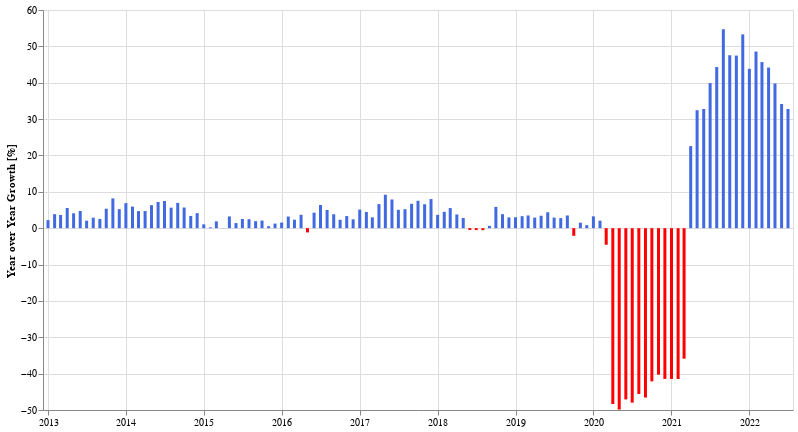
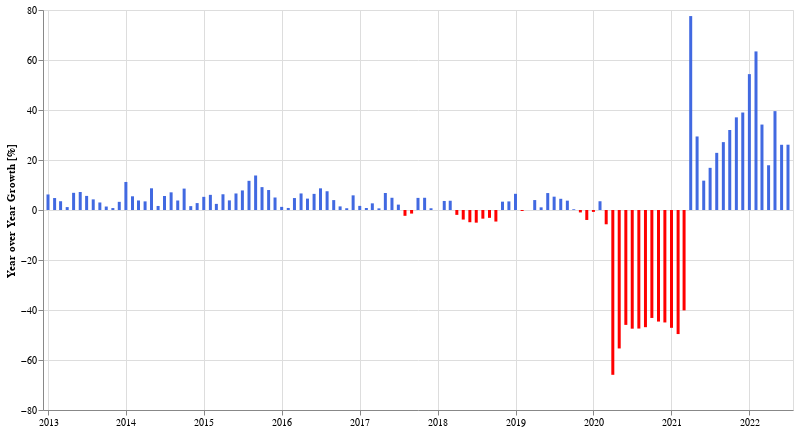
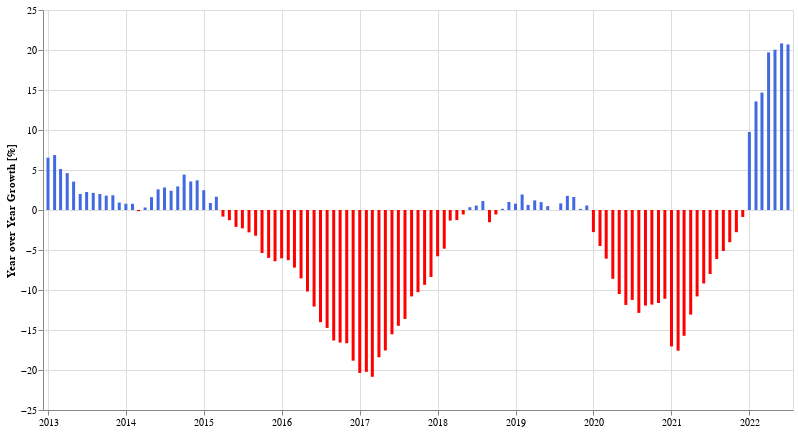
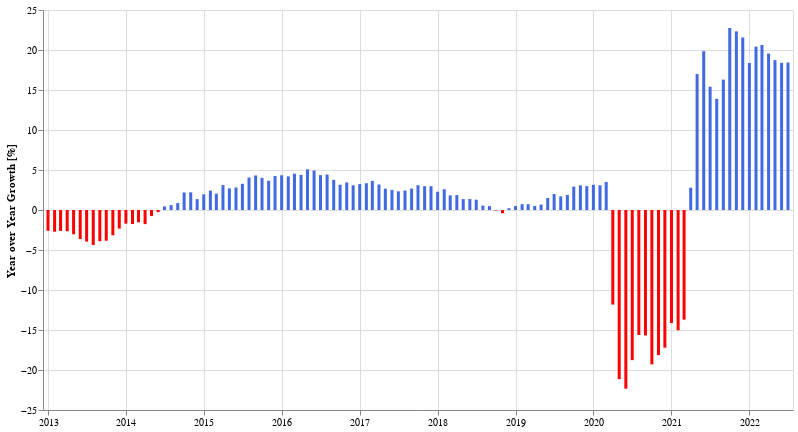

Write notebook code for charts like these, in order.
### Code cell
charts = sorted([yoyChartFor(combined, c) for c in combined.columns.tolist()], key=lambda v: v[0] if v else 0)

isFirstDecliner = True
display(HTML("<h2 id='growth'>{}</h2>".format("Growing Sectors")))
display(HTML("<p>{}</p><br>".format("(largest growers first)")))
for v in reversed(charts):
    if v is None: continue
        
    if v[0] < 0 and isFirstDecliner:
        isFirstDecliner = False
        display(HTML("<h2 id='decline'>{}</h2>".format("Declining Sectors")))
        display(HTML("<p>{}</p><br>".format("(smallest decliners first)")))

    display(HTML("<h4>{}</h4><br>".format(v[1].to_dict()['title'])))
    v[1].properties(title='').display()

### Figure 1 — Vega-Lite specification as saved in the notebook (floating-point values rounded to 4 significant figures)
{"config": {"view": {"continuousWidth": 400, "continuousHeight": 300}}, "data": {"name": "data-7a2a883e5c9586a5c92bedaf25a1e47f"}, "mark": {"type": "bar", "width": 3}, "encoding": {"color": {"condition": {"value": "red", "test": "datum['Performing-arts-and-spectator-sports'] < 0"}, "value": "royalblue"}, "tooltip": [{"field": "index", "type": "temporal"}, {"field": "Performing-arts-and-spectator-sports", "format": ",.02f", "title": "YoY % Change", "type": "quantitative"}], "x": {"axis": {"title": ""}, "field": "index", "type": "temporal"}, "y": {"axis": {"title": "Year over Year Growth [%]"}, "field": "Performing-arts-and-spectator-sports", "type": "quantitative"}}, "height": 400, "title": "", "width": 750, "$schema": "https://vega.github.io/schema/vega-lite/v4.17.0.json", "datasets": {"data-7a2a883e5c9586a5c92bedaf25a1e47f": [{"index": "2013-01-01T00:00:00", "Performing-arts-and-spectator-sports": 2.217}, {"index": "2013-02-01T00:00:00", "Performing-arts-and-spectator-sports": 3.857}, {"index": "2013-03-01T00:00:00", "Performing-arts-and-spectator-sports": 3.634}, {"index": "2013-04-01T00:00:00", "Performing-arts-and-spectator-sports": 5.56}, {"index": "2013-05-01T00:00:00", "Performing-arts-and-spectator-sports": 4.094}, {"index": "2013-06-01T00:00:00", "Performing-arts-and-spectator-sports": 4.719}, {"index": "2013-07-01T00:00:00", "Performing-arts-and-spectator-sports": 2.053}, {"index": "2013-08-01T00:00:00", "Performing-arts-and-spectator-sports": 2.879}, {"index": "2013-09-01T00:00:00", "Performing-arts-and-spectator-sports": 2.548}, {"index": "2013-10-01T00:00:00", "Performing-arts-and-spectator-sports": 5.352}, {"index": "2013-11-01T00:00:00", "Performing-arts-and-spectator-sports": 8.182}, {"index": "2013-12-01T00:00:00", "Performing-arts-and-spectator-sports": 5.227}, {"index": "2014-01-01T00:00:00", "Performing-arts-and-spectator-sports": 6.89}, {"index": "2014-02-01T00:00:00", "Performing-arts-and-spectator-sports": 5.936}, {"index": "2014-03-01T00:00:00", "Performing-arts-and-spectator-sports": 4.7}, {"index": "2014-04-01T00:00:00", "Performing-arts-and-spectator-sports": 4.715}, {"index": "2014-05-01T00:00:00", "Performing-arts-and-spectator-sports": 6.32}, {"index": "2014-06-01T00:00:00", "Performing-arts-and-spectator-sports": 7.205}, {"index": "2014-07-01T00:00:00", "Performing-arts-and-spectator-sports": 7.468}, {"index": "2014-08-01T00:00:00", "Performing-arts-and-spectator-sports": 5.642}, {"index": "2014-09-01T00:00:00", "Performing-arts-and-spectator-sports": 6.965}, {"index": "2014-10-01T00:00:00", "Performing-arts-and-spectator-sports": 5.686}, {"index": "2014-11-01T00:00:00", "Performing-arts-and-spectator-sports": 3.367}, {"index": "2014-12-01T00:00:00", "Performing-arts-and-spectator-sports": 4.143}, {"index": "2015-01-01T00:00:00", "Performing-arts-and-spectator-sports": 1.053}, {"index": "2015-02-01T00:00:00", "Performing-arts-and-spectator-sports": 0.2222}, {"index": "2015-03-01T00:00:00", "Performing-arts-and-spectator-sports": 1.876}, {"index": "2015-04-01T00:00:00", "Performing-arts-and-spectator-sports": 0.04393}, {"index": "2015-05-01T00:00:00", "Performing-arts-and-spectator-sports": 3.229}, {"index": "2015-06-01T00:00:00", "Performing-arts-and-spectator-sports": 1.408}, {"index": "2015-07-01T00:00:00", "Performing-arts-and-spectator-sports": 2.517}, {"index": "2015-08-01T00:00:00", "Performing-arts-and-spectator-sports": 2.457}, {"index": "2015-09-01T00:00:00", "Performing-arts-and-spectator-sports": 1.932}, {"index": "2015-10-01T00:00:00", "Performing-arts-and-spectator-sports": 2.095}, {"index": "2015-11-01T00:00:00", "Performing-arts-and-spectator-sports": 0.5505}, {"index": "2015-12-01T00:00:00", "Performing-arts-and-spectator-sports": 1.256}, {"index": "2016-01-01T00:00:00", "Performing-arts-and-spectator-sports": 1.55}, {"index": "2016-02-01T00:00:00", "Performing-arts-and-spectator-sports": 3.202}, {"index": "2016-03-01T00:00:00", "Performing-arts-and-spectator-sports": 2.332}, {"index": "2016-04-01T00:00:00", "Performing-arts-and-spectator-sports": 3.688}, {"index": "2016-05-01T00:00:00", "Performing-arts-and-spectator-sports": -1.16}, {"index": "2016-06-01T00:00:00", "Performing-arts-and-spectator-sports": 4.271}, {"index": "2016-07-01T00:00:00", "Performing-arts-and-spectator-sports": 6.38}, {"index": "2016-08-01T00:00:00", "Performing-arts-and-spectator-sports": 5.004}, {"index": "2016-09-01T00:00:00", "Performing-arts-and-spectator-sports": 3.833}, {"index": "2016-10-01T00:00:00", "Performing-arts-and-spectator-sports": 2.311}, {"index": "2016-11-01T00:00:00", "Performing-arts-and-spectator-sports": 3.33}, {"index": "2016-12-01T00:00:00", "Performing-arts-and-spectator-sports": 2.436}, {"index": "2017-01-01T00:00:00", "Performing-arts-and-spectator-sports": 5.105}, {"index": "2017-02-01T00:00:00", "Performing-arts-and-spectator-sports": 4.463}, {"index": "2017-03-01T00:00:00", "Performing-arts-and-spectator-sports": 2.985}, {"index": "2017-04-01T00:00:00", "Performing-arts-and-spectator-sports": 6.627}, {"index": "2017-05-01T00:00:00", "Performing-arts-and-spectator-sports": 9.199}, {"index": "2017-06-01T00:00:00", "Performing-arts-and-spectator-sports": 7.889}, {"index": "2017-07-01T00:00:00", "Performing-arts-and-spectator-sports": 5.05}, {"index": "2017-08-01T00:00:00", "Performing-arts-and-spectator-sports": 5.222}, {"index": "2017-09-01T00:00:00", "Performing-arts-and-spectator-sports": 6.706}, {"index": "2017-10-01T00:00:00", "Performing-arts-and-spectator-sports": 7.536}, {"index": "2017-11-01T00:00:00", "Performing-arts-and-spectator-sports": 6.578}, {"index": "2017-12-01T00:00:00", "Performing-arts-and-spectator-sports": 8.008}, {"index": "2018-01-01T00:00:00", "Performing-arts-and-spectator-sports": 3.667}, {"index": "2018-02-01T00:00:00", "Performing-arts-and-spectator-sports": 4.501}, {"index": "2018-03-01T00:00:00", "Performing-arts-and-spectator-sports": 5.531}, {"index": "2018-04-01T00:00:00", "Performing-arts-and-spectator-sports": 3.773}, {"index": "2018-05-01T00:00:00", "Performing-arts-and-spectator-sports": 2.802}, {"index": "2018-06-01T00:00:00", "Performing-arts-and-spectator-sports": -0.505}, {"index": "2018-07-01T00:00:00", "Performing-arts-and-spectator-sports": -0.5258}, {"index": "2018-08-01T00:00:00", "Performing-arts-and-spectator-sports": -0.5473}, {"index": "2018-09-01T00:00:00", "Performing-arts-and-spectator-sports": 0.6342}, {"index": "2018-10-01T00:00:00", "Performing-arts-and-spectator-sports": 5.85}, {"index": "2018-11-01T00:00:00", "Performing-arts-and-spectator-sports": 3.853}, {"index": "2018-12-01T00:00:00", "Performing-arts-and-spectator-sports": 2.97}, {"index": "2019-01-01T00:00:00", "Performing-arts-and-spectator-sports": 3.009}, {"index": "2019-02-01T00:00:00", "Performing-arts-and-spectator-sports": 3.301}, {"index": "2019-03-01T00:00:00", "Performing-arts-and-spectator-sports": 3.501}, {"index": "2019-04-01T00:00:00", "Performing-arts-and-spectator-sports": 2.909}, {"index": "2019-05-01T00:00:00", "Performing-arts-and-spectator-sports": 3.416}, {"index": "2019-06-01T00:00:00", "Performing-arts-and-spectator-sports": 4.38}, {"index": "2019-07-01T00:00:00", "Performing-arts-and-spectator-sports": 2.907}, {"index": "2019-08-01T00:00:00", "Performing-arts-and-spectator-sports": 2.77}, {"index": "2019-09-01T00:00:00", "Performing-arts-and-spectator-sports": 3.495}, {"index": "2019-10-01T00:00:00", "Performing-arts-and-spectator-sports": -2.096}, {"index": "2019-11-01T00:00:00", "Performing-arts-and-spectator-sports": 1.516}, {"index": "2019-12-01T00:00:00", "Performing-arts-and-spectator-sports": 0.8269}, {"index": "2020-01-01T00:00:00", "Performing-arts-and-spectator-sports": 3.255}, {"index": "2020-02-01T00:00:00", "Performing-arts-and-spectator-sports": 2.074}, {"index": "2020-03-01T00:00:00", "Performing-arts-and-spectator-sports": -4.557}, {"index": "2020-04-01T00:00:00", "Performing-arts-and-spectator-sports": -48.35}, {"index": "2020-05-01T00:00:00", "Performing-arts-and-spectator-sports": -49.87}, {"index": "2020-06-01T00:00:00", "Performing-arts-and-spectator-sports": -47.09}, {"index": "2020-07-01T00:00:00", "Performing-arts-and-spectator-sports": -47.97}, {"index": "2020-08-01T00:00:00", "Performing-arts-and-spectator-sports": -45.59}, {"index": "2020-09-01T00:00:00", "Performing-arts-and-spectator-sports": -46.58}, {"index": "2020-10-01T00:00:00", "Performing-arts-and-spectator-sports": -42.13}, {"index": "2020-11-01T00:00:00", "Performing-arts-and-spectator-sports": -40.28}, {"index": "2020-12-01T00:00:00", "Performing-arts-and-spectator-sports": -41.45}, {"index": "2021-01-01T00:00:00", "Performing-arts-and-spectator-sports": -41.46}, {"index": "2021-02-01T00:00:00", "Performing-arts-and-spectator-sports": -41.47}, {"index": "2021-03-01T00:00:00", "Performing-arts-and-spectator-sports": -35.89}, {"index": "2021-04-01T00:00:00", "Performing-arts-and-spectator-sports": 22.57}, {"index": "2021-05-01T00:00:00", "Performing-arts-and-spectator-sports": 32.45}, {"index": "2021-06-01T00:00:00", "Performing-arts-and-spectator-sports": 32.78}, {"index": "2021-07-01T00:00:00", "Performing-arts-and-spectator-sports": 39.92}, {"index": "2021-08-01T00:00:00", "Performing-arts-and-spectator-sports": 44.32}, {"index": "2021-09-01T00:00:00", "Performing-arts-and-spectator-sports": 54.72}, {"index": "2021-10-01T00:00:00", "Performing-arts-and-spectator-sports": 47.56}, {"index": "2021-11-01T00:00:00", "Performing-arts-and-spectator-sports": 47.47}, {"index": "2021-12-01T00:00:00", "Performing-arts-and-spectator-sports": 53.3}, {"index": "2022-01-01T00:00:00", "Performing-arts-and-spectator-sports": 43.82}, {"index": "2022-02-01T00:00:00", "Performing-arts-and-spectator-sports": 48.57}, {"index": "2022-03-01T00:00:00", "Performing-arts-and-spectator-sports": 45.68}, {"index": "2022-04-01T00:00:00", "Performing-arts-and-spectator-sports": 44.17}, {"index": "2022-05-01T00:00:00", "Performing-arts-and-spectator-sports": 39.8}, {"index": "2022-06-01T00:00:00", "Performing-arts-and-spectator-sports": 34.15}, {"index": "2022-07-01T00:00:00", "Performing-arts-and-spectator-sports": 32.79}]}}

### Figure 2 — Vega-Lite specification as saved in the notebook (floating-point values rounded to 4 significant figures)
{"config": {"view": {"continuousWidth": 400, "continuousHeight": 300}}, "data": {"name": "data-d0de95c66a5f26806ab7936196363b52"}, "mark": {"type": "bar", "width": 3}, "encoding": {"color": {"condition": {"value": "red", "test": "datum['Scenic-and-sightseeing-transportation'] < 0"}, "value": "royalblue"}, "tooltip": [{"field": "index", "type": "temporal"}, {"field": "Scenic-and-sightseeing-transportation", "format": ",.02f", "title": "YoY % Change", "type": "quantitative"}], "x": {"axis": {"title": ""}, "field": "index", "type": "temporal"}, "y": {"axis": {"title": "Year over Year Growth [%]"}, "field": "Scenic-and-sightseeing-transportation", "type": "quantitative"}}, "height": 400, "title": "", "width": 750, "$schema": "https://vega.github.io/schema/vega-lite/v4.17.0.json", "datasets": {"data-d0de95c66a5f26806ab7936196363b52": [{"index": "2013-01-01T00:00:00", "Scenic-and-sightseeing-transportation": 6.218}, {"index": "2013-02-01T00:00:00", "Scenic-and-sightseeing-transportation": 4.785}, {"index": "2013-03-01T00:00:00", "Scenic-and-sightseeing-transportation": 3.509}, {"index": "2013-04-01T00:00:00", "Scenic-and-sightseeing-transportation": 1.163}, {"index": "2013-05-01T00:00:00", "Scenic-and-sightseeing-transportation": 6.873}, {"index": "2013-06-01T00:00:00", "Scenic-and-sightseeing-transportation": 7.205}, {"index": "2013-07-01T00:00:00", "Scenic-and-sightseeing-transportation": 5.634}, {"index": "2013-08-01T00:00:00", "Scenic-and-sightseeing-transportation": 4.249}, {"index": "2013-09-01T00:00:00", "Scenic-and-sightseeing-transportation": 3.012}, {"index": "2013-10-01T00:00:00", "Scenic-and-sightseeing-transportation": 1.389}, {"index": "2013-11-01T00:00:00", "Scenic-and-sightseeing-transportation": 0.7782}, {"index": "2013-12-01T00:00:00", "Scenic-and-sightseeing-transportation": 3.265}, {"index": "2014-01-01T00:00:00", "Scenic-and-sightseeing-transportation": 11.22}, {"index": "2014-02-01T00:00:00", "Scenic-and-sightseeing-transportation": 5.479}, {"index": "2014-03-01T00:00:00", "Scenic-and-sightseeing-transportation": 3.814}, {"index": "2014-04-01T00:00:00", "Scenic-and-sightseeing-transportation": 3.448}, {"index": "2014-05-01T00:00:00", "Scenic-and-sightseeing-transportation": 8.682}, {"index": "2014-06-01T00:00:00", "Scenic-and-sightseeing-transportation": 1.613}, {"index": "2014-07-01T00:00:00", "Scenic-and-sightseeing-transportation": 5.6}, {"index": "2014-08-01T00:00:00", "Scenic-and-sightseeing-transportation": 7.065}, {"index": "2014-09-01T00:00:00", "Scenic-and-sightseeing-transportation": 3.801}, {"index": "2014-10-01T00:00:00", "Scenic-and-sightseeing-transportation": 8.562}, {"index": "2014-11-01T00:00:00", "Scenic-and-sightseeing-transportation": 1.544}, {"index": "2014-12-01T00:00:00", "Scenic-and-sightseeing-transportation": 2.767}, {"index": "2015-01-01T00:00:00", "Scenic-and-sightseeing-transportation": 5.263}, {"index": "2015-02-01T00:00:00", "Scenic-and-sightseeing-transportation": 6.061}, {"index": "2015-03-01T00:00:00", "Scenic-and-sightseeing-transportation": 2.449}, {"index": "2015-04-01T00:00:00", "Scenic-and-sightseeing-transportation": 6.296}, {"index": "2015-05-01T00:00:00", "Scenic-and-sightseeing-transportation": 3.846}, {"index": "2015-06-01T00:00:00", "Scenic-and-sightseeing-transportation": 6.614}, {"index": "2015-07-01T00:00:00", "Scenic-and-sightseeing-transportation": 7.828}, {"index": "2015-08-01T00:00:00", "Scenic-and-sightseeing-transportation": 11.68}, {"index": "2015-09-01T00:00:00", "Scenic-and-sightseeing-transportation": 13.8}, {"index": "2015-10-01T00:00:00", "Scenic-and-sightseeing-transportation": 9.148}, {"index": "2015-11-01T00:00:00", "Scenic-and-sightseeing-transportation": 7.985}, {"index": "2015-12-01T00:00:00", "Scenic-and-sightseeing-transportation": 5.0}, {"index": "2016-01-01T00:00:00", "Scenic-and-sightseeing-transportation": 1.25}, {"index": "2016-02-01T00:00:00", "Scenic-and-sightseeing-transportation": 0.8163}, {"index": "2016-03-01T00:00:00", "Scenic-and-sightseeing-transportation": 4.781}, {"index": "2016-04-01T00:00:00", "Scenic-and-sightseeing-transportation": 6.62}, {"index": "2016-05-01T00:00:00", "Scenic-and-sightseeing-transportation": 4.558}, {"index": "2016-06-01T00:00:00", "Scenic-and-sightseeing-transportation": 6.452}, {"index": "2016-07-01T00:00:00", "Scenic-and-sightseeing-transportation": 8.665}, {"index": "2016-08-01T00:00:00", "Scenic-and-sightseeing-transportation": 7.5}, {"index": "2016-09-01T00:00:00", "Scenic-and-sightseeing-transportation": 3.96}, {"index": "2016-10-01T00:00:00", "Scenic-and-sightseeing-transportation": 1.445}, {"index": "2016-11-01T00:00:00", "Scenic-and-sightseeing-transportation": 0.7042}, {"index": "2016-12-01T00:00:00", "Scenic-and-sightseeing-transportation": 5.861}, {"index": "2017-01-01T00:00:00", "Scenic-and-sightseeing-transportation": 1.646}, {"index": "2017-02-01T00:00:00", "Scenic-and-sightseeing-transportation": 0.8097}, {"index": "2017-03-01T00:00:00", "Scenic-and-sightseeing-transportation": 2.662}, {"index": "2017-04-01T00:00:00", "Scenic-and-sightseeing-transportation": 0.6536}, {"index": "2017-05-01T00:00:00", "Scenic-and-sightseeing-transportation": 6.812}, {"index": "2017-06-01T00:00:00", "Scenic-and-sightseeing-transportation": 4.895}, {"index": "2017-07-01T00:00:00", "Scenic-and-sightseeing-transportation": 2.155}, {"index": "2017-08-01T00:00:00", "Scenic-and-sightseeing-transportation": -2.326}, {"index": "2017-09-01T00:00:00", "Scenic-and-sightseeing-transportation": -1.429}, {"index": "2017-10-01T00:00:00", "Scenic-and-sightseeing-transportation": 4.843}, {"index": "2017-11-01T00:00:00", "Scenic-and-sightseeing-transportation": 4.895}, {"index": "2017-12-01T00:00:00", "Scenic-and-sightseeing-transportation": 0.692}, {"index": "2018-01-01T00:00:00", "Scenic-and-sightseeing-transportation": 0.0}, {"index": "2018-02-01T00:00:00", "Scenic-and-sightseeing-transportation": 3.614}, {"index": "2018-03-01T00:00:00", "Scenic-and-sightseeing-transportation": 3.704}, {"index": "2018-04-01T00:00:00", "Scenic-and-sightseeing-transportation": -1.948}, {"index": "2018-05-01T00:00:00", "Scenic-and-sightseeing-transportation": -3.827}, {"index": "2018-06-01T00:00:00", "Scenic-and-sightseeing-transportation": -4.889}, {"index": "2018-07-01T00:00:00", "Scenic-and-sightseeing-transportation": -5.063}, {"index": "2018-08-01T00:00:00", "Scenic-and-sightseeing-transportation": -3.463}, {"index": "2018-09-01T00:00:00", "Scenic-and-sightseeing-transportation": -3.14}, {"index": "2018-10-01T00:00:00", "Scenic-and-sightseeing-transportation": -4.62}, {"index": "2018-11-01T00:00:00", "Scenic-and-sightseeing-transportation": 3.333}, {"index": "2018-12-01T00:00:00", "Scenic-and-sightseeing-transportation": 3.436}, {"index": "2019-01-01T00:00:00", "Scenic-and-sightseeing-transportation": 6.478}, {"index": "2019-02-01T00:00:00", "Scenic-and-sightseeing-transportation": -0.3876}, {"index": "2019-03-01T00:00:00", "Scenic-and-sightseeing-transportation": 0.0}, {"index": "2019-04-01T00:00:00", "Scenic-and-sightseeing-transportation": 3.974}, {"index": "2019-05-01T00:00:00", "Scenic-and-sightseeing-transportation": 1.061}, {"index": "2019-06-01T00:00:00", "Scenic-and-sightseeing-transportation": 6.776}, {"index": "2019-07-01T00:00:00", "Scenic-and-sightseeing-transportation": 5.333}, {"index": "2019-08-01T00:00:00", "Scenic-and-sightseeing-transportation": 4.484}, {"index": "2019-09-01T00:00:00", "Scenic-and-sightseeing-transportation": 3.741}, {"index": "2019-10-01T00:00:00", "Scenic-and-sightseeing-transportation": 0.2849}, {"index": "2019-11-01T00:00:00", "Scenic-and-sightseeing-transportation": -0.9677}, {"index": "2019-12-01T00:00:00", "Scenic-and-sightseeing-transportation": -3.987}, {"index": "2020-01-01T00:00:00", "Scenic-and-sightseeing-transportation": -0.7605}, {"index": "2020-02-01T00:00:00", "Scenic-and-sightseeing-transportation": 3.502}, {"index": "2020-03-01T00:00:00", "Scenic-and-sightseeing-transportation": -5.714}, {"index": "2020-04-01T00:00:00", "Scenic-and-sightseeing-transportation": -65.92}, {"index": "2020-05-01T00:00:00", "Scenic-and-sightseeing-transportation": -55.38}, {"index": "2020-06-01T00:00:00", "Scenic-and-sightseeing-transportation": -45.95}, {"index": "2020-07-01T00:00:00", "Scenic-and-sightseeing-transportation": -47.47}, {"index": "2020-08-01T00:00:00", "Scenic-and-sightseeing-transportation": -47.42}, {"index": "2020-09-01T00:00:00", "Scenic-and-sightseeing-transportation": -46.88}, {"index": "2020-10-01T00:00:00", "Scenic-and-sightseeing-transportation": -43.18}, {"index": "2020-11-01T00:00:00", "Scenic-and-sightseeing-transportation": -44.63}, {"index": "2020-12-01T00:00:00", "Scenic-and-sightseeing-transportation": -44.98}, {"index": "2021-01-01T00:00:00", "Scenic-and-sightseeing-transportation": -47.13}, {"index": "2021-02-01T00:00:00", "Scenic-and-sightseeing-transportation": -49.62}, {"index": "2021-03-01T00:00:00", "Scenic-and-sightseeing-transportation": -40.15}, {"index": "2021-04-01T00:00:00", "Scenic-and-sightseeing-transportation": 77.57}, {"index": "2021-05-01T00:00:00", "Scenic-and-sightseeing-transportation": 29.41}, {"index": "2021-06-01T00:00:00", "Scenic-and-sightseeing-transportation": 11.74}, {"index": "2021-07-01T00:00:00", "Scenic-and-sightseeing-transportation": 16.87}, {"index": "2021-08-01T00:00:00", "Scenic-and-sightseeing-transportation": 22.86}, {"index": "2021-09-01T00:00:00", "Scenic-and-sightseeing-transportation": 27.15}, {"index": "2021-10-01T00:00:00", "Scenic-and-sightseeing-transportation": 32.0}, {"index": "2021-11-01T00:00:00", "Scenic-and-sightseeing-transportation": 37.06}, {"index": "2021-12-01T00:00:00", "Scenic-and-sightseeing-transportation": 38.99}, {"index": "2022-01-01T00:00:00", "Scenic-and-sightseeing-transportation": 54.35}, {"index": "2022-02-01T00:00:00", "Scenic-and-sightseeing-transportation": 63.43}, {"index": "2022-03-01T00:00:00", "Scenic-and-sightseeing-transportation": 34.18}, {"index": "2022-04-01T00:00:00", "Scenic-and-sightseeing-transportation": 17.89}, {"index": "2022-05-01T00:00:00", "Scenic-and-sightseeing-transportation": 39.55}, {"index": "2022-06-01T00:00:00", "Scenic-and-sightseeing-transportation": 26.09}, {"index": "2022-07-01T00:00:00", "Scenic-and-sightseeing-transportation": 26.12}]}}

### Figure 3 — Vega-Lite specification as saved in the notebook (floating-point values rounded to 4 significant figures)
{"config": {"view": {"continuousWidth": 400, "continuousHeight": 300}}, "data": {"name": "data-aed195597801cc6ae5f115efa6d63234"}, "mark": {"type": "bar", "width": 3}, "encoding": {"color": {"condition": {"value": "red", "test": "datum['Oil-and-gas-extraction'] < 0"}, "value": "royalblue"}, "tooltip": [{"field": "index", "type": "temporal"}, {"field": "Oil-and-gas-extraction", "format": ",.02f", "title": "YoY % Change", "type": "quantitative"}], "x": {"axis": {"title": ""}, "field": "index", "type": "temporal"}, "y": {"axis": {"title": "Year over Year Growth [%]"}, "field": "Oil-and-gas-extraction", "type": "quantitative"}}, "height": 400, "title": "", "width": 750, "$schema": "https://vega.github.io/schema/vega-lite/v4.17.0.json", "datasets": {"data-aed195597801cc6ae5f115efa6d63234": [{"index": "2013-01-01T00:00:00", "Oil-and-gas-extraction": 6.537}, {"index": "2013-02-01T00:00:00", "Oil-and-gas-extraction": 6.866}, {"index": "2013-03-01T00:00:00", "Oil-and-gas-extraction": 5.12}, {"index": "2013-04-01T00:00:00", "Oil-and-gas-extraction": 4.61}, {"index": "2013-05-01T00:00:00", "Oil-and-gas-extraction": 3.545}, {"index": "2013-06-01T00:00:00", "Oil-and-gas-extraction": 1.999}, {"index": "2013-07-01T00:00:00", "Oil-and-gas-extraction": 2.252}, {"index": "2013-08-01T00:00:00", "Oil-and-gas-extraction": 2.141}, {"index": "2013-09-01T00:00:00", "Oil-and-gas-extraction": 2.006}, {"index": "2013-10-01T00:00:00", "Oil-and-gas-extraction": 1.799}, {"index": "2013-11-01T00:00:00", "Oil-and-gas-extraction": 1.841}, {"index": "2013-12-01T00:00:00", "Oil-and-gas-extraction": 0.9356}, {"index": "2014-01-01T00:00:00", "Oil-and-gas-extraction": 0.78}, {"index": "2014-02-01T00:00:00", "Oil-and-gas-extraction": 0.7772}, {"index": "2014-03-01T00:00:00", "Oil-and-gas-extraction": -0.1554}, {"index": "2014-04-01T00:00:00", "Oil-and-gas-extraction": 0.311}, {"index": "2014-05-01T00:00:00", "Oil-and-gas-extraction": 1.608}, {"index": "2014-06-01T00:00:00", "Oil-and-gas-extraction": 2.579}, {"index": "2014-07-01T00:00:00", "Oil-and-gas-extraction": 2.818}, {"index": "2014-08-01T00:00:00", "Oil-and-gas-extraction": 2.403}, {"index": "2014-09-01T00:00:00", "Oil-and-gas-extraction": 2.95}, {"index": "2014-10-01T00:00:00", "Oil-and-gas-extraction": 4.418}, {"index": "2014-11-01T00:00:00", "Oil-and-gas-extraction": 3.564}, {"index": "2014-12-01T00:00:00", "Oil-and-gas-extraction": 3.708}, {"index": "2015-01-01T00:00:00", "Oil-and-gas-extraction": 2.477}, {"index": "2015-02-01T00:00:00", "Oil-and-gas-extraction": 0.874}, {"index": "2015-03-01T00:00:00", "Oil-and-gas-extraction": 1.661}, {"index": "2015-04-01T00:00:00", "Oil-and-gas-extraction": -0.8269}, {"index": "2015-05-01T00:00:00", "Oil-and-gas-extraction": -1.276}, {"index": "2015-06-01T00:00:00", "Oil-and-gas-extraction": -2.112}, {"index": "2015-07-01T00:00:00", "Oil-and-gas-extraction": -2.292}, {"index": "2015-08-01T00:00:00", "Oil-and-gas-extraction": -2.796}, {"index": "2015-09-01T00:00:00", "Oil-and-gas-extraction": -3.218}, {"index": "2015-10-01T00:00:00", "Oil-and-gas-extraction": -5.376}, {"index": "2015-11-01T00:00:00", "Oil-and-gas-extraction": -5.985}, {"index": "2015-12-01T00:00:00", "Oil-and-gas-extraction": -6.405}, {"index": "2016-01-01T00:00:00", "Oil-and-gas-extraction": -6.042}, {"index": "2016-02-01T00:00:00", "Oil-and-gas-extraction": -6.269}, {"index": "2016-03-01T00:00:00", "Oil-and-gas-extraction": -7.198}, {"index": "2016-04-01T00:00:00", "Oil-and-gas-extraction": -8.546}, {"index": "2016-05-01T00:00:00", "Oil-and-gas-extraction": -10.19}, {"index": "2016-06-01T00:00:00", "Oil-and-gas-extraction": -12.07}, {"index": "2016-07-01T00:00:00", "Oil-and-gas-extraction": -14.02}, {"index": "2016-08-01T00:00:00", "Oil-and-gas-extraction": -14.74}, {"index": "2016-09-01T00:00:00", "Oil-and-gas-extraction": -16.31}, {"index": "2016-10-01T00:00:00", "Oil-and-gas-extraction": -16.57}, {"index": "2016-11-01T00:00:00", "Oil-and-gas-extraction": -16.66}, {"index": "2016-12-01T00:00:00", "Oil-and-gas-extraction": -18.83}, {"index": "2017-01-01T00:00:00", "Oil-and-gas-extraction": -20.36}, {"index": "2017-02-01T00:00:00", "Oil-and-gas-extraction": -20.23}, {"index": "2017-03-01T00:00:00", "Oil-and-gas-extraction": -20.85}, {"index": "2017-04-01T00:00:00", "Oil-and-gas-extraction": -18.4}, {"index": "2017-05-01T00:00:00", "Oil-and-gas-extraction": -17.56}, {"index": "2017-06-01T00:00:00", "Oil-and-gas-extraction": -15.54}, {"index": "2017-07-01T00:00:00", "Oil-and-gas-extraction": -14.47}, {"index": "2017-08-01T00:00:00", "Oil-and-gas-extraction": -13.61}, {"index": "2017-09-01T00:00:00", "Oil-and-gas-extraction": -10.8}, {"index": "2017-10-01T00:00:00", "Oil-and-gas-extraction": -10.28}, {"index": "2017-11-01T00:00:00", "Oil-and-gas-extraction": -9.357}, {"index": "2017-12-01T00:00:00", "Oil-and-gas-extraction": -8.366}, {"index": "2018-01-01T00:00:00", "Oil-and-gas-extraction": -5.787}, {"index": "2018-02-01T00:00:00", "Oil-and-gas-extraction": -4.84}, {"index": "2018-03-01T00:00:00", "Oil-and-gas-extraction": -1.32}, {"index": "2018-04-01T00:00:00", "Oil-and-gas-extraction": -1.257}, {"index": "2018-05-01T00:00:00", "Oil-and-gas-extraction": -0.5587}, {"index": "2018-06-01T00:00:00", "Oil-and-gas-extraction": 0.3458}, {"index": "2018-07-01T00:00:00", "Oil-and-gas-extraction": 0.5548}, {"index": "2018-08-01T00:00:00", "Oil-and-gas-extraction": 1.116}, {"index": "2018-09-01T00:00:00", "Oil-and-gas-extraction": -1.531}, {"index": "2018-10-01T00:00:00", "Oil-and-gas-extraction": -0.5622}, {"index": "2018-11-01T00:00:00", "Oil-and-gas-extraction": 0.1404}, {"index": "2018-12-01T00:00:00", "Oil-and-gas-extraction": 0.9986}, {"index": "2019-01-01T00:00:00", "Oil-and-gas-extraction": 0.7857}, {"index": "2019-02-01T00:00:00", "Oil-and-gas-extraction": 1.934}, {"index": "2019-03-01T00:00:00", "Oil-and-gas-extraction": 0.6338}, {"index": "2019-04-01T00:00:00", "Oil-and-gas-extraction": 1.202}, {"index": "2019-05-01T00:00:00", "Oil-and-gas-extraction": 0.9831}, {"index": "2019-06-01T00:00:00", "Oil-and-gas-extraction": 0.4824}, {"index": "2019-07-01T00:00:00", "Oil-and-gas-extraction": 0.0}, {"index": "2019-08-01T00:00:00", "Oil-and-gas-extraction": 0.8276}, {"index": "2019-09-01T00:00:00", "Oil-and-gas-extraction": 1.767}, {"index": "2019-10-01T00:00:00", "Oil-and-gas-extraction": 1.625}, {"index": "2019-11-01T00:00:00", "Oil-and-gas-extraction": 0.1403}, {"index": "2019-12-01T00:00:00", "Oil-and-gas-extraction": 0.565}, {"index": "2020-01-01T00:00:00", "Oil-and-gas-extraction": -2.764}, {"index": "2020-02-01T00:00:00", "Oil-and-gas-extraction": -4.498}, {"index": "2020-03-01T00:00:00", "Oil-and-gas-extraction": -6.088}, {"index": "2020-04-01T00:00:00", "Oil-and-gas-extraction": -8.595}, {"index": "2020-05-01T00:00:00", "Oil-and-gas-extraction": -10.5}, {"index": "2020-06-01T00:00:00", "Oil-and-gas-extraction": -11.87}, {"index": "2020-07-01T00:00:00", "Oil-and-gas-extraction": -11.24}, {"index": "2020-08-01T00:00:00", "Oil-and-gas-extraction": -12.86}, {"index": "2020-09-01T00:00:00", "Oil-and-gas-extraction": -11.94}, {"index": "2020-10-01T00:00:00", "Oil-and-gas-extraction": -11.82}, {"index": "2020-11-01T00:00:00", "Oil-and-gas-extraction": -11.62}, {"index": "2020-12-01T00:00:00", "Oil-and-gas-extraction": -11.1}, {"index": "2021-01-01T00:00:00", "Oil-and-gas-extraction": -17.06}, {"index": "2021-02-01T00:00:00", "Oil-and-gas-extraction": -17.59}, {"index": "2021-03-01T00:00:00", "Oil-and-gas-extraction": -15.72}, {"index": "2021-04-01T00:00:00", "Oil-and-gas-extraction": -13.07}, {"index": "2021-05-01T00:00:00", "Oil-and-gas-extraction": -10.8}, {"index": "2021-06-01T00:00:00", "Oil-and-gas-extraction": -9.183}, {"index": "2021-07-01T00:00:00", "Oil-and-gas-extraction": -8.003}, {"index": "2021-08-01T00:00:00", "Oil-and-gas-extraction": -6.122}, {"index": "2021-09-01T00:00:00", "Oil-and-gas-extraction": -5.126}, {"index": "2021-10-01T00:00:00", "Oil-and-gas-extraction": -4.022}, {"index": "2021-11-01T00:00:00", "Oil-and-gas-extraction": -2.773}, {"index": "2021-12-01T00:00:00", "Oil-and-gas-extraction": -0.8689}, {"index": "2022-01-01T00:00:00", "Oil-and-gas-extraction": 9.754}, {"index": "2022-02-01T00:00:00", "Oil-and-gas-extraction": 13.57}, {"index": "2022-03-01T00:00:00", "Oil-and-gas-extraction": 14.68}, {"index": "2022-04-01T00:00:00", "Oil-and-gas-extraction": 19.7}, {"index": "2022-05-01T00:00:00", "Oil-and-gas-extraction": 20.03}, {"index": "2022-06-01T00:00:00", "Oil-and-gas-extraction": 20.82}, {"index": "2022-07-01T00:00:00", "Oil-and-gas-extraction": 20.69}]}}

### Figure 4 — Vega-Lite specification as saved in the notebook (floating-point values rounded to 4 significant figures)
{"config": {"view": {"continuousWidth": 400, "continuousHeight": 300}}, "data": {"name": "data-e5e81b0805473f7603f57787892126d9"}, "mark": {"type": "bar", "width": 3}, "encoding": {"color": {"condition": {"value": "red", "test": "datum['Air-transportation'] < 0"}, "value": "royalblue"}, "tooltip": [{"field": "index", "type": "temporal"}, {"field": "Air-transportation", "format": ",.02f", "title": "YoY % Change", "type": "quantitative"}], "x": {"axis": {"title": ""}, "field": "index", "type": "temporal"}, "y": {"axis": {"title": "Year over Year Growth [%]"}, "field": "Air-transportation", "type": "quantitative"}}, "height": 400, "title": "", "width": 750, "$schema": "https://vega.github.io/schema/vega-lite/v4.17.0.json", "datasets": {"data-e5e81b0805473f7603f57787892126d9": [{"index": "2013-01-01T00:00:00", "Air-transportation": -2.599}, {"index": "2013-02-01T00:00:00", "Air-transportation": -2.712}, {"index": "2013-03-01T00:00:00", "Air-transportation": -2.614}, {"index": "2013-04-01T00:00:00", "Air-transportation": -2.653}, {"index": "2013-05-01T00:00:00", "Air-transportation": -3.034}, {"index": "2013-06-01T00:00:00", "Air-transportation": -3.631}, {"index": "2013-07-01T00:00:00", "Air-transportation": -3.954}, {"index": "2013-08-01T00:00:00", "Air-transportation": -4.373}, {"index": "2013-09-01T00:00:00", "Air-transportation": -3.9}, {"index": "2013-10-01T00:00:00", "Air-transportation": -3.839}, {"index": "2013-11-01T00:00:00", "Air-transportation": -3.157}, {"index": "2013-12-01T00:00:00", "Air-transportation": -2.325}, {"index": "2014-01-01T00:00:00", "Air-transportation": -1.704}, {"index": "2014-02-01T00:00:00", "Air-transportation": -1.754}, {"index": "2014-03-01T00:00:00", "Air-transportation": -1.543}, {"index": "2014-04-01T00:00:00", "Air-transportation": -1.765}, {"index": "2014-05-01T00:00:00", "Air-transportation": -0.7598}, {"index": "2014-06-01T00:00:00", "Air-transportation": -0.2675}, {"index": "2014-07-01T00:00:00", "Air-transportation": 0.4475}, {"index": "2014-08-01T00:00:00", "Air-transportation": 0.6082}, {"index": "2014-09-01T00:00:00", "Air-transportation": 0.8615}, {"index": "2014-10-01T00:00:00", "Air-transportation": 2.19}, {"index": "2014-11-01T00:00:00", "Air-transportation": 2.211}, {"index": "2014-12-01T00:00:00", "Air-transportation": 1.36}, {"index": "2015-01-01T00:00:00", "Air-transportation": 1.962}, {"index": "2015-02-01T00:00:00", "Air-transportation": 2.426}, {"index": "2015-03-01T00:00:00", "Air-transportation": 2.045}, {"index": "2015-04-01T00:00:00", "Air-transportation": 3.116}, {"index": "2015-05-01T00:00:00", "Air-transportation": 2.702}, {"index": "2015-06-01T00:00:00", "Air-transportation": 2.816}, {"index": "2015-07-01T00:00:00", "Air-transportation": 3.275}, {"index": "2015-08-01T00:00:00", "Air-transportation": 4.053}, {"index": "2015-09-01T00:00:00", "Air-transportation": 4.316}, {"index": "2015-10-01T00:00:00", "Air-transportation": 4.018}, {"index": "2015-11-01T00:00:00", "Air-transportation": 3.657}, {"index": "2015-12-01T00:00:00", "Air-transportation": 4.249}, {"index": "2016-01-01T00:00:00", "Air-transportation": 4.34}, {"index": "2016-02-01T00:00:00", "Air-transportation": 4.2}, {"index": "2016-03-01T00:00:00", "Air-transportation": 4.541}, {"index": "2016-04-01T00:00:00", "Air-transportation": 4.389}, {"index": "2016-05-01T00:00:00", "Air-transportation": 5.087}, {"index": "2016-06-01T00:00:00", "Air-transportation": 4.935}, {"index": "2016-07-01T00:00:00", "Air-transportation": 4.357}, {"index": "2016-08-01T00:00:00", "Air-transportation": 4.433}, {"index": "2016-09-01T00:00:00", "Air-transportation": 3.771}, {"index": "2016-10-01T00:00:00", "Air-transportation": 3.155}, {"index": "2016-11-01T00:00:00", "Air-transportation": 3.442}, {"index": "2016-12-01T00:00:00", "Air-transportation": 3.089}, {"index": "2017-01-01T00:00:00", "Air-transportation": 3.238}, {"index": "2017-02-01T00:00:00", "Air-transportation": 3.345}, {"index": "2017-03-01T00:00:00", "Air-transportation": 3.641}, {"index": "2017-04-01T00:00:00", "Air-transportation": 3.19}, {"index": "2017-05-01T00:00:00", "Air-transportation": 2.671}, {"index": "2017-06-01T00:00:00", "Air-transportation": 2.507}, {"index": "2017-07-01T00:00:00", "Air-transportation": 2.336}, {"index": "2017-08-01T00:00:00", "Air-transportation": 2.431}, {"index": "2017-09-01T00:00:00", "Air-transportation": 2.679}, {"index": "2017-10-01T00:00:00", "Air-transportation": 3.1}, {"index": "2017-11-01T00:00:00", "Air-transportation": 2.974}, {"index": "2017-12-01T00:00:00", "Air-transportation": 2.975}, {"index": "2018-01-01T00:00:00", "Air-transportation": 2.285}, {"index": "2018-02-01T00:00:00", "Air-transportation": 2.593}, {"index": "2018-03-01T00:00:00", "Air-transportation": 1.829}, {"index": "2018-04-01T00:00:00", "Air-transportation": 1.863}, {"index": "2018-05-01T00:00:00", "Air-transportation": 1.362}, {"index": "2018-06-01T00:00:00", "Air-transportation": 1.374}, {"index": "2018-07-01T00:00:00", "Air-transportation": 1.293}, {"index": "2018-08-01T00:00:00", "Air-transportation": 0.5432}, {"index": "2018-09-01T00:00:00", "Air-transportation": 0.4853}, {"index": "2018-10-01T00:00:00", "Air-transportation": -0.06053}, {"index": "2018-11-01T00:00:00", "Air-transportation": -0.404}, {"index": "2018-12-01T00:00:00", "Air-transportation": 0.2223}, {"index": "2019-01-01T00:00:00", "Air-transportation": 0.4873}, {"index": "2019-02-01T00:00:00", "Air-transportation": 0.728}, {"index": "2019-03-01T00:00:00", "Air-transportation": 0.7264}, {"index": "2019-04-01T00:00:00", "Air-transportation": 0.5025}, {"index": "2019-05-01T00:00:00", "Air-transportation": 0.6816}, {"index": "2019-06-01T00:00:00", "Air-transportation": 1.495}, {"index": "2019-07-01T00:00:00", "Air-transportation": 1.994}, {"index": "2019-08-01T00:00:00", "Air-transportation": 1.701}, {"index": "2019-09-01T00:00:00", "Air-transportation": 1.892}, {"index": "2019-10-01T00:00:00", "Air-transportation": 2.928}, {"index": "2019-11-01T00:00:00", "Air-transportation": 3.083}, {"index": "2019-12-01T00:00:00", "Air-transportation": 2.984}, {"index": "2020-01-01T00:00:00", "Air-transportation": 3.152}, {"index": "2020-02-01T00:00:00", "Air-transportation": 3.092}, {"index": "2020-03-01T00:00:00", "Air-transportation": 3.506}, {"index": "2020-04-01T00:00:00", "Air-transportation": -11.82}, {"index": "2020-05-01T00:00:00", "Air-transportation": -21.15}, {"index": "2020-06-01T00:00:00", "Air-transportation": -22.33}, {"index": "2020-07-01T00:00:00", "Air-transportation": -18.77}, {"index": "2020-08-01T00:00:00", "Air-transportation": -15.62}, {"index": "2020-09-01T00:00:00", "Air-transportation": -15.68}, {"index": "2020-10-01T00:00:00", "Air-transportation": -19.3}, {"index": "2020-11-01T00:00:00", "Air-transportation": -18.14}, {"index": "2020-12-01T00:00:00", "Air-transportation": -17.21}, {"index": "2021-01-01T00:00:00", "Air-transportation": -14.12}, {"index": "2021-02-01T00:00:00", "Air-transportation": -15.03}, {"index": "2021-03-01T00:00:00", "Air-transportation": -13.7}, {"index": "2021-04-01T00:00:00", "Air-transportation": 2.79}, {"index": "2021-05-01T00:00:00", "Air-transportation": 16.99}, {"index": "2021-06-01T00:00:00", "Air-transportation": 19.85}, {"index": "2021-07-01T00:00:00", "Air-transportation": 15.4}, {"index": "2021-08-01T00:00:00", "Air-transportation": 13.9}, {"index": "2021-09-01T00:00:00", "Air-transportation": 16.3}, {"index": "2021-10-01T00:00:00", "Air-transportation": 22.75}, {"index": "2021-11-01T00:00:00", "Air-transportation": 22.33}, {"index": "2021-12-01T00:00:00", "Air-transportation": 21.57}, {"index": "2022-01-01T00:00:00", "Air-transportation": 18.39}, {"index": "2022-02-01T00:00:00", "Air-transportation": 20.42}, {"index": "2022-03-01T00:00:00", "Air-transportation": 20.63}, {"index": "2022-04-01T00:00:00", "Air-transportation": 19.55}, {"index": "2022-05-01T00:00:00", "Air-transportation": 18.74}, {"index": "2022-06-01T00:00:00", "Air-transportation": 18.4}, {"index": "2022-07-01T00:00:00", "Air-transportation": 18.44}]}}
